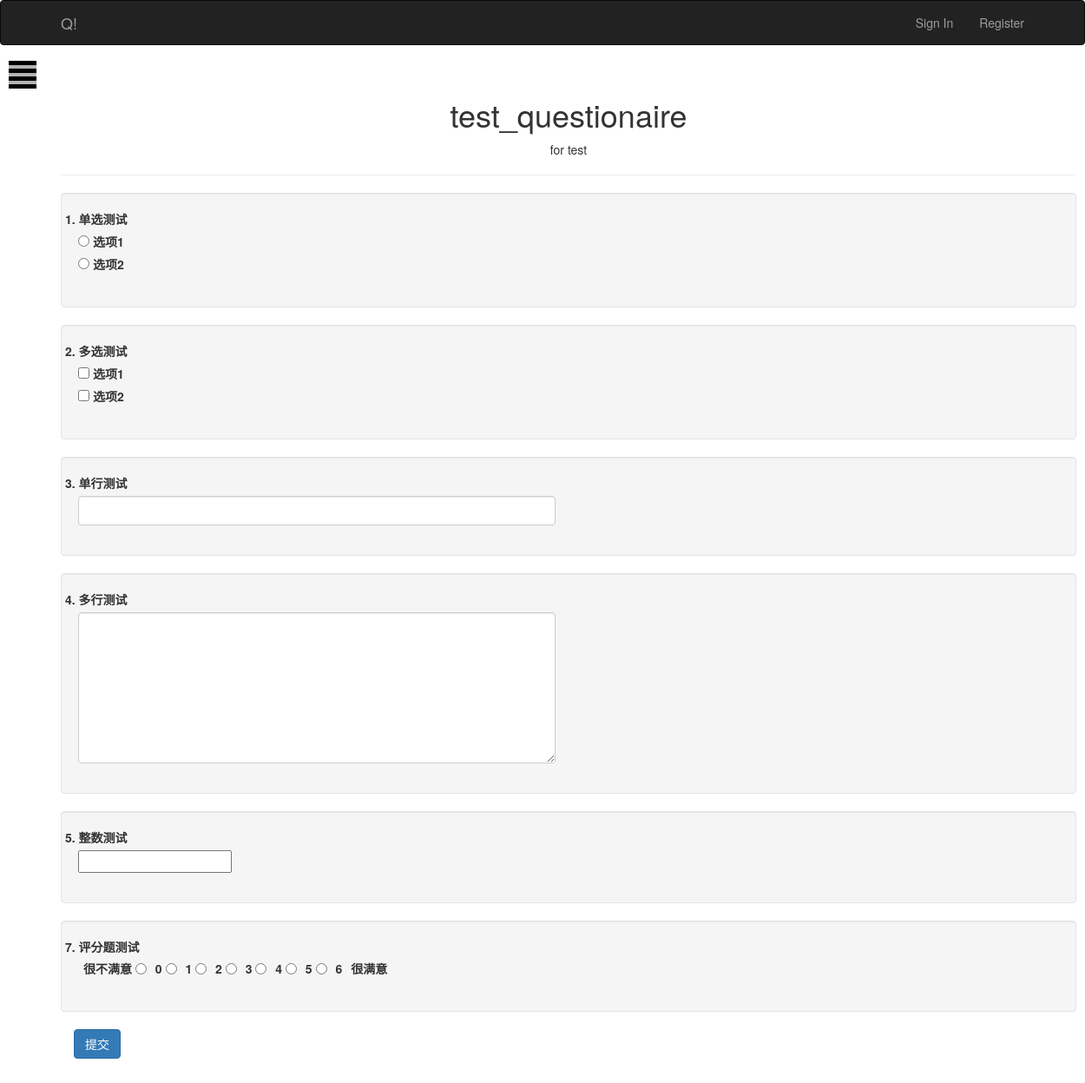
Page /questionaire/4/answer on the committed database.
### app/models.py (models this page shows)
class Questionaire(db.Model):
    __tablename__ = "questionaires"
    id = db.Column(db.Integer, primary_key=True)
    title = db.Column(db.String(20))
    description = db.Column(db.Text())
    timestamp = db.Column(db.DateTime, index=True, default=datetime.utcnow)
    author_id = db.Column(db.Integer, db.ForeignKey('users.id'))
    questions = db.relationship('Question', backref="questionaire", lazy="dynamic")
    releases = db.relationship('QuestionaireRelease', backref="questionaire", lazy="dynamic")

class Question(db.Model):
    __tablename__ = "questions"
    id = db.Column(db.Integer, primary_key=True)
    type = db.Column(db.Integer)
    description = db.Column(db.String(64))
    must_do = db.Column(db.Boolean)
    questionaire_id = db.Column(db.Integer, db.ForeignKey('questionaires.id'))
    options = db.relationship('Option', backref="question", lazy="dynamic")
    score = db.relationship('Score', backref="question", uselist=False)
    number_control = db.relationship('NumberControl', backref="question", uselist=False)
    row_control = db.relationship('RowControl', backref="question", uselist=False)
    questionanswers = db.relationship("QuestionAnswer", backref='question', lazy='dynamic')
    relation = db.relationship('Relation', backref="question", uselist=False)

class Option(db.Model):
    __tablename__ = "options"
    id = db.Column(db.Integer, primary_key=True)
    description = db.Column(db.String(64))
    question_id = db.Column(db.Integer, db.ForeignKey('questions.id'))

class Score(db.Model):
    __tablename__ = "scores"
    id = db.Column(db.Integer, primary_key=True)
    left_text = db.Column(db.String(64))
    right_text = db.Column(db.String(64))
    radio_num = db.Column(db.Integer)
    question_id = db.Column(db.Integer, db.ForeignKey('questions.id'))

### app/main/views.py (the view, shortened to what this page needs)
@main.route('/questionaire/<int:id>/answer', methods=["GET", "POST"])
def answer_questionaire(id):
    questionaire = Questionaire.query.get_or_404(id)
    releases = QuestionaireRelease.query.filter_by(questionaire_id=id).all()
    if len(releases) == 0:
        flash("对不起，该问卷尚未发布")
        return render_template("warning.html")
    release = releases[-1]
    renderQuestions = get_question_dict(questionaire)
    length = len(renderQuestions)
    if release.mode == 0 and current_user.is_anonymous() == True:
        flash("对不起，您需要登陆才能回答该问卷")
        return render_template("warning.html")
    if release.mode == 1:
        ip = request.remote_addr
        ans_count = QuestionaireAnswer.query.filter_by(questionaire_id=id).filter_by(ip = ip).count()
        if ans_count >= release.times:
            flash("对不起，您的总回答次数已达到上限")
            return render_template("warning.html")
    if release.mode == 2:
        ip = request.remote_addr
        current_time = datetime.utcnow()
        today_ans_count = QuestionaireAnswer.query.filter_by(questionaire_id=id).filter_by(ip = ip).filter(db.cast(QuestionaireAnswer.timestamp, db.DATE) == db.cast(current_time, db.DATE)).count()
        if today_ans_count >= release.times:
            flash("对不起，您今日的回答次数已达到上限")
            return render_template("warning.html")
    return render_template('answer_questionaire.html', questionaire=questionaire,
                            renderQuestions=renderQuestions, length=length)

### app/auth/views.py (called while the page is built)
@auth.before_app_request
def before_request():
    if current_user.is_authenticated:
        current_user.ping()
        if not current_user.confirmed \
            and request.endpoint[:5] != 'auth.':
            return redirect(url_for('auth.unconfirmed'))

### app/main/__init__.py (called while the page is built)
@main.app_context_processor
def inject_permission():
    return dict(Permission=Permission)

### app/main/views.py (called while the page is built)
def get_question_dict(questionaire):
    questionaire_name = questionaire.title
    questionaire_description = questionaire.description
    questions = questionaire.questions.all()
    renderQuestions = []
    for question in questions:
        q = {
                    "question" : question,
                    "options" : question.options.all(),
        }
        renderQuestions.append(q)
    return renderQuestions

### app/templates/answer_questionaire.html (shortened to what this page needs)
{% extends "base.html" %}
{% block head %}
{{super()}}
{% endblock head %}
{% block page_content %}
    <div class="row">
        <div class="page-header">
            <h1 class="text-center font-weight-bold mb-2">
                {{ questionaire.title}}
            </h1>
            <p class="text-center font-weight-bold mb-2">{{questionaire.description}}</p>
        </div>
    </div>
    <div class>
        <form method="POST">
            <div id="question_list">
                {% for i in range(0, length) %}
                {% if renderQuestions[i].question.relation %}
                <div id="ques_{{i}}.div" class="form-group row well" style="display:none">
                {% else %}
                <div id="ques_{{i}}.div" class="form-group row well">
                {% endif %}
                    <div class="row">
                        <label class="form-label" id="ques_{{i}}.description">{{i+1}}.&nbsp;{{renderQuestions[i].question.description}}</label>
                    </div>
                    <div class="form-group">
                    {% if renderQuestions[i].question.type == 0 %}
                        {% for j in range(0, renderQuestions[i].options|length) %}
                            <div class="custom-control custom-radio">
                                <input name="ques_{{i}}.ans" id="ques_{{i}}.option-{{j}}" class="custom-control-input" type="radio" value="{{j}}" onclick="judge_display(this)"/>
                                <label class="custom-control-label">{{ renderQuestions[i].options[j].description}}</label>
                            </div>
                        {% endfor %}
                    {% elif renderQuestions[i].question.type == 1 %}
                        {% for j in range(0, renderQuestions[i].options|length) %}
                            <div class="custom-control custom-checkbox">
                                <input name="ques_{{i}}.ans-{{j}}" id="ques_{{i}}.ans-{{j}}" class="custom-control-input" type="checkbox" value="{{j}}" onclick="judge_display(this)"/>
                                <label class="custom-control-label">{{ renderQuestions[i].options[j].description}}</label>
                            </div>
                        {% endfor %}
                    {% elif renderQuestions[i].question.type == 2 %}
                        <div class="row">
                            <div class="col-md-6">
                                {% if renderQuestions[i].question.row_control.row_type %}
                                    <textarea rows="8" class="form-control mb-2" name="ques_{{i}}.ans" id="ques_{{i}}.ans"></textarea>
                                {% else %}
                                    <input class="form-control mb-2" name="ques_{{i}}.ans" id="ques_{{i}}.ans"/>
                                {% endif %}
                            </div>
                        </div>
                    {% elif  renderQuestions[i].question.type == 3 %}
                        <div class="row">
                            <div class="col-md-6">
                                {% if renderQuestions[i].question.number_control.number_type %}
                                    <input name="ques_{{i}}.ans" id="ques_{{i}}.ans" type="number" value="{{j}}" step="1" min={{renderQuestions[i].question.number_control.min}}, max={{renderQuestions[i].question.number_control.max}}/>
                                {% else %}
                                    <input name="ques_{{i}}.ans" id="ques_{{i}}.ans" type="number" value="{{j}}" step=0.01  min={{renderQuestions[i].question.number_control.min}}, max={{renderQuestions[i].question.number_control.max}}/>
                                {% endif %}
                            </div>
                        </div>
                    {% elif  renderQuestions[i].question.type == 4 %}
                        <div class="row">
                            <div class="col-md-6">
                                <label style="vertical-align:middle;padding-left:6px;">{{ renderQuestions[i].question.score.left_text }}</label>
                                {% for s in range(renderQuestions[i].question.score.radio_num) %}
                                <input name="ques_{{i}}.ans" type="radio" value="{{s}}">
                                <label style="vertical-align:middle;padding-left:6px;">{{s}}</label>
                                {% endfor %}
                                <label style="vertical-align:middle;padding-left:6px;">{{ renderQuestions[i].question.score.right_text}}</label>
                            </div>
                        </div>
                    {% endif %}
                </div>
                </div>
                {% endfor %}
            </div>
            <div class="from-group">
                <button class="btn btn-primary" type="submit">提交</button>
            </div>
        </form>
    </div>
{% endblock %}
{% block content %}
{{super()}}
<div id="wrapper">
      <div id="page-content-wrapper">
        <button type="button" class="hamburger is-closed animated fadeInLeft" data-toggle="offcanvas">
          <span class="hamb-top"></span>
          <span class="hamb-middle"></span>
          <span class="hamb-bottom"></span>
        </button>
      </div>
</div>
{% endblock content %}

### app/static/style.css (style rules this page uses)
body { position: relative; overflow-x: hidden; }
body, html { height: 100%; background-color: white; }
#wrapper { -moz-transition: all 0.5s ease; -o-transition: all 0.5s ease; -webkit-transition: all 0.5s ease; padding-left: 0; transition: all 0.5s ease; }
#page-content-wrapper { padding-top: 70px; width: 100%; }
.hamburger { background: black; border: none; display: block; height: 32px; margin-left: 10px; position: fixed; top: 70px; width: 32px; z-index: 999; }
.hamburger.is-closed:before { -webkit-transform: translate3d(0, 0, 0); -webkit-transition: all 0.35s ease-in-out; color: #ffffff; content: ''; display: block; font-size: 14px; line-height: 32px; opacity: 0; text-align: center; width: 100px; }
.hamburger.is-closed .hamb-top { -webkit-transition: all 0.35s ease-in-out; background-color: rgba(255, 255, 255, 0.7); top: 5px; }
.hamburger.is-closed .hamb-middle { background-color: rgba(255, 255, 255, 0.7); margin-top: -2px; top: 50%; }
.hamburger.is-closed .hamb-bottom { -webkit-transition: all 0.35s ease-in-out; background-color: rgba(255, 255, 255, 0.7); bottom: 5px; }
.hamburger.is-closed .hamb-top, .hamburger.is-closed .hamb-middle, .hamburger.is-closed .hamb-bottom, .hamburger.is-open .hamb-top, .hamburger.is-open .hamb-middle, .hamburger.is-open .hamb-bottom { height: 4px; left: 0; position: absolute; width: 100%; }

### rows in the picture
Questionaire: title "test_questionaire", description "for test"
Question: description "单选测试"
Option: description "选项1"
Option: description "选项2"
Question: description "多选测试"
Option: description "选项1"
Option: description "选项2"
Question: description "单行测试"
Question: description "多行测试", type 2 (drawn)
Question: description "整数测试"
Question: description "评分题测试"
Score: left_text "很不满意", right_text "很满意"

### other values in the picture
{{ i+1 }} "1" "2" "3" "4" "5" "7"
{{ s }} "0" "1" "2" "3" "4" "5" "6"
